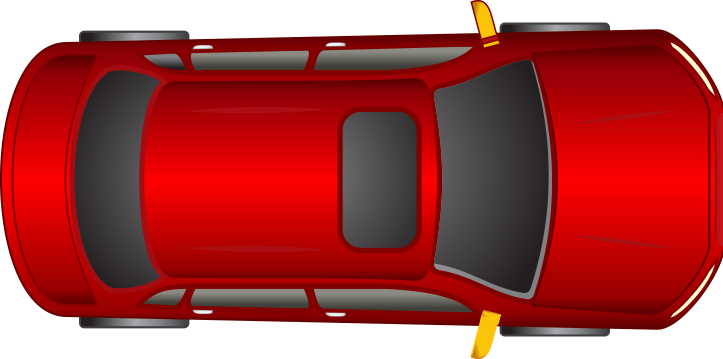
#> input picture images/cars/car1.png, 723 x 359 px, given in place of cars, which was not available
$ python bgremover.py
#> lines starting #> are read from the running program, lines starting #| are printed output that depends on the picture
from PIL import Image
import os

def crop_transparent_boundary(image):
    image = image.convert('RGBA')
    alpha = image.split()[3]
    bbox = alpha.getbbox()
    return image.crop(bbox)

if __name__ == "__main__":
    images = os.listdir("images")
    for image in images:
        print(image)
        input_image_path = f"cars/{image}"
        input_image = Image.open(input_image_path)
#> input_image is the input picture: PIL image 723x359 RGBA; mean R, G, B, A 115.7, 18.9, 18.8, 202.7
        cropped_image = crop_transparent_boundary(input_image)
#> in crop_transparent_boundary, `alpha = image.split()[3]`:
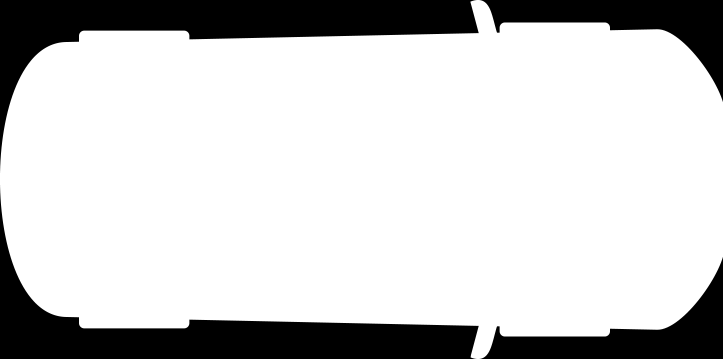
#> alpha: PIL image 723x359 L; min 0, max 255, mean 202.7
#> in crop_transparent_boundary, `bbox = alpha.getbbox()`: bbox = (0, 0, 723, 359)
        output_image_path = f"cars/{image}"
        cropped_image.save(output_image_path)

$ run again, on images/cars/car2left.png
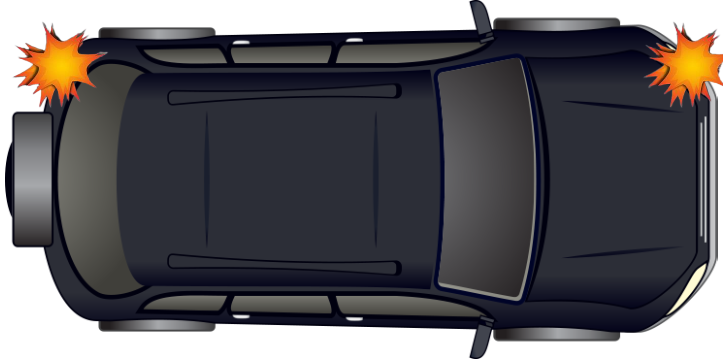
#> input picture images/cars/car2left.png, 723 x 359 px, given in place of cars, which was not available
#> input_image is the input picture: PIL image 723x359 RGBA; mean R, G, B, A 43.9, 41.8, 45.7, 202.8
#> in crop_transparent_boundary, `alpha = image.split()[3]`:
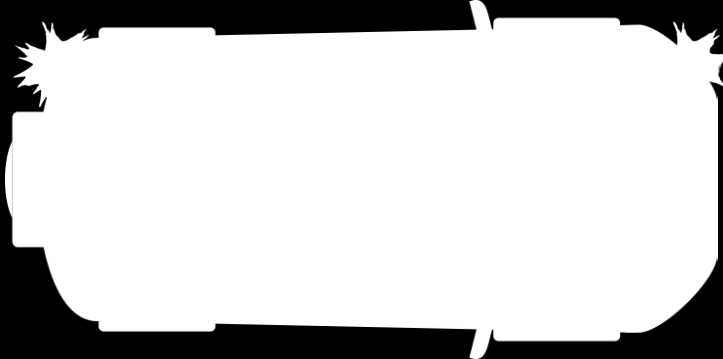
#> alpha: PIL image 723x359 L; min 0, max 255, mean 202.8
#> bbox = (5, 0, 723, 359)
#> in crop_transparent_boundary, `return image.crop(bbox)`:
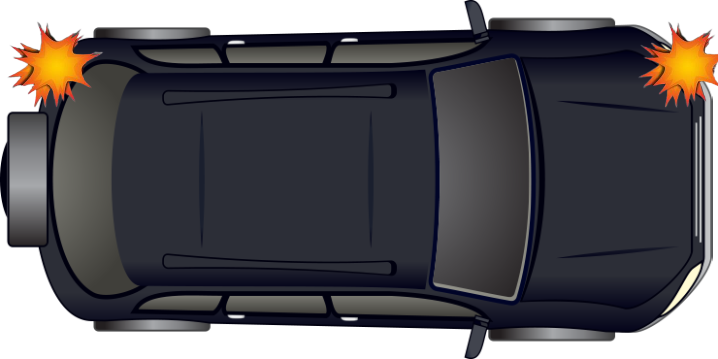
#> returned value: PIL image 718x359 RGBA; mean R, G, B, A 44.2, 42.1, 46, 204.3; transparent parts drawn white

$ run again, on images/cars/car3.png
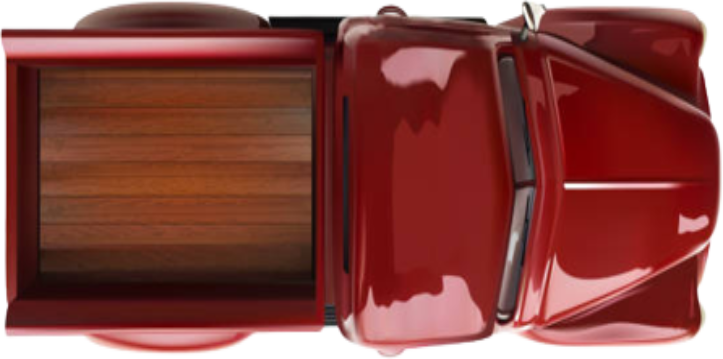
#> input picture images/cars/car3.png, 723 x 359 px, given in place of cars, which was not available
#> input_image is the input picture: PIL image 723x359 RGBA; mean R, G, B, A 112.7, 48.2, 42.6, 228.3
#> in crop_transparent_boundary, `alpha = image.split()[3]`:
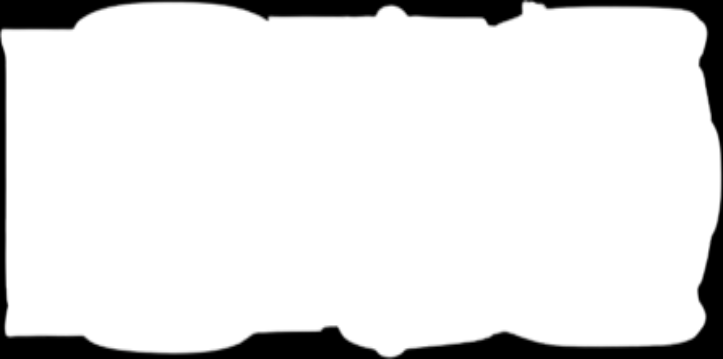
#> alpha: PIL image 723x359 L; min 0, max 255, mean 228.3
#> bbox = (0, 0, 723, 359)
